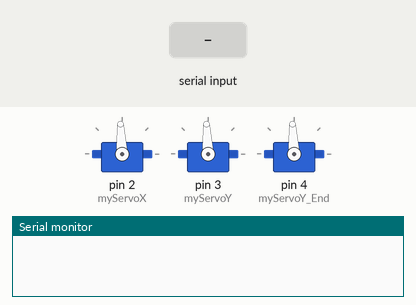
Bench run of a sketch on a simulated Arduino Uno, built with avr-gcc and run on an emulated ATmega328P. Shown: 3 × servo, the last lines printed to the serial monitor. The test bench sets the inputs (shaded band).

Above: at 1.2 s.
1.3 s: "1" received over Serial
At 4.17 s:
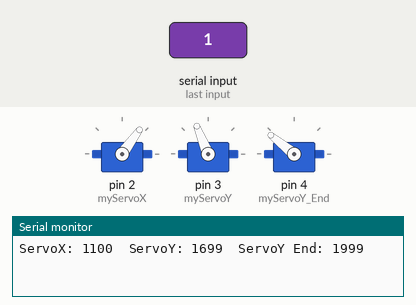
4.3 s: byte 120 ('x') received over Serial
At 7.07 s:
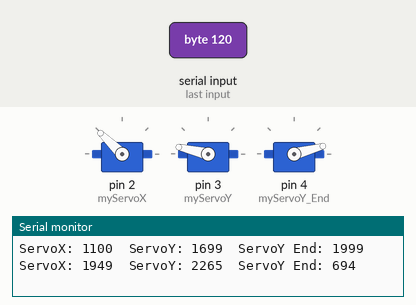
7.3 s: byte 48 ('0') received over Serial
At 7.9 s:
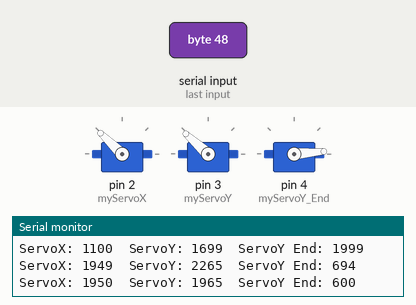
8.8 s: byte 57 ('9') received over Serial
At 10.0 s:
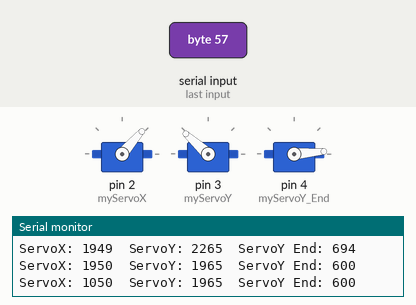
10.3 s: byte 51 ('3') received over Serial
At 12.96 s:
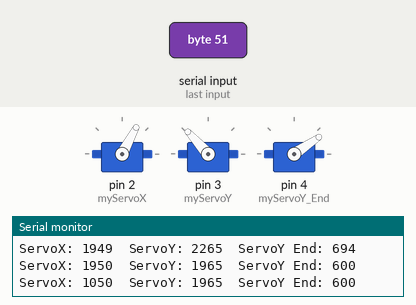
16.3 s: "2" received over Serial
Timing chart, 0 to 21.9 s (numbered marks = the images above; inputs shaded):
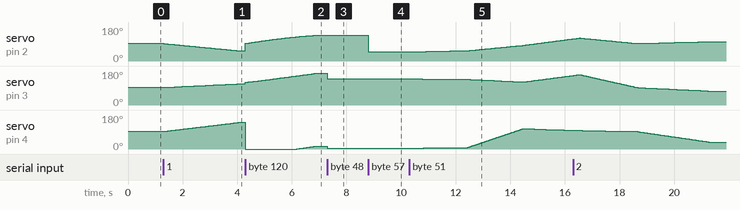

The sketch:

3DOF_RobotSerialControlled_3D.ino
```cpp
/* Inkludieren der Servo.h library fuer die Servo-Steuerung Einfuehrung in Robotik Daniel Schatzmayr*/
#include<Servo.h>

/* Definiere die minimal und maximal postion der Servos */
#define SVO_POS_MIN     500
#define SVO_POS_MAX     2500
#define SVO_POS_MID     1500

int myServoPosX_Zero     = 1500;
int myServoPosY_Zero     = 1500;
int myServoPosY_End_Zero = 1500;

/* Deklarieren der Servos als globale Objekte/Variablen mit Namen myServoX und myServoY */
Servo myServoX;
Servo myServoY;
Servo myServoY_End;

int myServoPosX     = myServoPosX_Zero;
int myServoPosY     = myServoPosY_Zero;
int myServoPosY_End = myServoPosY_End_Zero;

int PWM_Servo1_180          =   (900 * 2);
int PWM_Servo2_180          =   (900 * 2);
int PWM_Servo3_180          =   (900 * 2);

float dist_Servo1To2_Back  = 28.0f;
float dist_BaseTo2_Up      = 40.0f;
float dist_Servo2To3       = 50.0f;
float dist_Servo3ToTip     = 56.0f;
float dist_Servo1To_ToLeft = 0.0f;

void setup() {
  Serial.begin(115200); /* Initialize Serial with 115200 BoudRate */

  /* Setzen der Servo-Pins */
  myServoX.attach(2); /* Attach servo PWM signal to pin 5 */
  myServoY.attach(3); /* Attach servo PWM signal to pin 6 */
  myServoY_End.attach(4); /* Attach servo PWM signal to pin 6 */
}

void squareWithX() {
  DriveLinear3D(-10, 35, 0, 1000);
  DriveLinear3D(10, 35, 0, 1000);
  DriveLinear3D(10, 55, 0, 1000);
  DriveLinear3D(-10, 55, 0, 1000);
  DriveLinear3D(-10, 35, 0, 1000);
  DriveLinear3D(-10, 35, 30, 1000);

  // 1 -> 3
  DriveLinear3D(-10, 35, 0, 1000);
  DriveLinear3D(10, 55, 0, 1000);
  DriveLinear3D(10, 55, 30, 1000);

  // 2 -> 4
  DriveLinear3D(10, 35, 0, 1000);
  DriveLinear3D(-10, 55, 0, 1000);
  DriveLinear3D(-10, 55, 30, 1000);
}

float XOffset = 0;
float YOffset = 0;
float ZOffset = 0;

bool Cal_3D_To_ServoPWM(float X, float Y, float Z, int &Servo1PWM, int &Servo2PWM, int &Servo3PWM)
{
  X += XOffset;
  Y += YOffset;
  Z += ZOffset;

  Z *= -1;

  float dist1  = sqrt( (X * X) + (Y * Y));
  float alpha1 = asin( X / dist1);

  dist1 += dist_Servo1To2_Back;

  Z += dist_BaseTo2_Up;

  float tmpAlphaTarget = atan2(Z, dist1);
  float lengthToTarget =  sqrt( (Z * Z) + (dist1 * dist1));
  float tmpAlphaBase1 = acos((dist_Servo3ToTip * dist_Servo3ToTip - dist_Servo2To3 * dist_Servo2To3 - lengthToTarget * lengthToTarget) / (lengthToTarget * dist_Servo2To3 * (-2.0f)));

  float alpha2 = tmpAlphaBase1 - tmpAlphaTarget;

  float tmpAlpha1 = asin((dist1 - cos(alpha2) * dist_Servo2To3) / dist_Servo3ToTip);
  float tmpAlpha2 = PI / 2 - alpha2;

  float alpha3 = tmpAlpha1 + tmpAlpha2;

  Servo1PWM = myServoPosX_Zero + (alpha1 / PI) * (float)PWM_Servo1_180;

  Servo2PWM = myServoPosY_Zero + ((PI / 2 - alpha2) / PI) * (float)PWM_Servo2_180;

  Servo3PWM = myServoPosY_End_Zero - ((PI - alpha3) / PI) * (float)PWM_Servo3_180;

  return true;
}


void loop() {
  myServoX.write(myServoPosX); /* Update position of servo X */
  myServoY.write(myServoPosY); /* Update position of servo Y */
  myServoY_End.write(myServoPosY_End); /* Update position of servo Y */

  while (Serial.available() > 0) /* while there is data available repeat reading */
  {
    char data = Serial.read(); /* read one byte from the received data */

    switch (data)
    {
      case 'a':
        myServoPosX = myServoPosX + 1;
        break;

      case 'd':
        myServoPosX = myServoPosX - 1;
        break;

      case 'w':
        myServoPosY = myServoPosY + 1;
        break;

      case 's':
        myServoPosY = myServoPosY - 1;
        break;

      case 'r':
        myServoPosY_End = myServoPosY_End + 1;
        break;

      case 'f':
        myServoPosY_End = myServoPosY_End - 1;
        break;

      case 'Z':
        myServoPosX_Zero = myServoPosX;
        myServoPosY_Zero = myServoPosY;
        myServoPosY_End_Zero = myServoPosY_End;
        break;

      case 'z':
        myServoPosX = myServoPosX_Zero;
        myServoPosY = myServoPosY_Zero;
        myServoPosY_End = myServoPosY_End_Zero;
        break;

      case '1':
        DriveLinear(1100, 1700, 2000, 2000);
        break;
      case '2':
        DriveLinear(1600, 1300, 900, 2000);
        break;
      case '3':
        DriveLinear(1100, 1952, 604, 1500);
        DriveLinear(1400, 1800, 1652, 1500);
        DriveLinear(1800, 2200, 1552, 1500);

        DriveLinear(myServoPosX_Zero, myServoPosY_Zero, myServoPosY_End_Zero, 1500);

        break;

      case '0':
        Cal_3D_To_ServoPWM(30, 30, 30, myServoPosX, myServoPosY, myServoPosY_End);
        break;
      case '9':
        Cal_3D_To_ServoPWM(-30, 30, 30, myServoPosX, myServoPosY, myServoPosY_End);
        break;
      case '8':
        Cal_3D_To_ServoPWM(0, 30, 30, myServoPosX, myServoPosY, myServoPosY_End);
        break;

      case '7':

        DriveLinear3D(30, 50, 0, 1000);
        DriveLinear3D(10, 50, -2, 1000);
        DriveLinear3D(10, 30, -2, 1000);
        DriveLinear3D(30, 30, 0, 1000);

        DriveLinear3D(30, 30, 30, 1000);
        break;
      case 'x':
        DriveLinear3D(30, 30, 0, 1000);
      default:
        break;
    }

    /* Beschraencken auf min und max Grenzen */
    if (myServoPosX < SVO_POS_MIN) myServoPosX = SVO_POS_MIN;
    if (myServoPosX > SVO_POS_MAX) myServoPosX = SVO_POS_MAX;
    if (myServoPosY < SVO_POS_MIN) myServoPosY = SVO_POS_MIN;
    if (myServoPosY > SVO_POS_MAX) myServoPosY = SVO_POS_MAX;
    if (myServoPosY_End < 600) myServoPosY_End = 600;
    if (myServoPosY_End > 2400) myServoPosY_End = 2400;

    Serial.print("ServoX: "); Serial.print(myServoPosX);
    Serial.print("\tServoY: "); Serial.print(myServoPosY);
    Serial.print("\tServoY End: "); Serial.println(myServoPosY_End);
  }
}


void DriveLinear(int TargetPosX, int TargetPosY, int TargetPosY_End, int TimeMS)
{
  int timePast = 0;
  int tmpStartedX = myServoPosX;
  int tmpStartedY = myServoPosY;
  int tmpStartedY_End = myServoPosY_End;

  while (timePast < TimeMS)
  {
    myServoPosX = tmpStartedX + ((float)(TargetPosX - tmpStartedX) *
                                 (float)timePast / (float)TimeMS);
    myServoPosY = tmpStartedY + ((float)(TargetPosY - tmpStartedY) *
                                 (float)timePast / (float)TimeMS);
    myServoPosY_End = tmpStartedY_End + ((float)(TargetPosY_End - tmpStartedY_End) *
                                         (float)timePast / (float)TimeMS);

    myServoX.writeMicroseconds(myServoPosX); /* Update position of servo X */
    myServoY.writeMicroseconds(myServoPosY); /* Update position of servo Y */
    myServoY_End.writeMicroseconds(myServoPosY_End); /* Update position of servo Y */

    delay(1);
    timePast += 1;
  }
}

float PosNow_X = 0;
float PosNow_Y = 30;
float PosNow_Z = 40;

void DriveLinear3D(int TargetPosX, int TargetPosY, int TargetPosZ, int TimeMS)
{
  int timePast = 0;
  int tmpStartedX = PosNow_X;
  int tmpStartedY = PosNow_Y;
  int tmpStartedZ = PosNow_Z;

  while (timePast < TimeMS)
  {
    PosNow_X = tmpStartedX + ((float)(TargetPosX - tmpStartedX) *
                              (float)timePast / (float)TimeMS);
    PosNow_Y = tmpStartedY + ((float)(TargetPosY - tmpStartedY) *
                              (float)timePast / (float)TimeMS);
    PosNow_Z = tmpStartedZ + ((float)(TargetPosZ - tmpStartedZ) *
                              (float)timePast / (float)TimeMS);

    Cal_3D_To_ServoPWM(PosNow_X, PosNow_Y, PosNow_Z, myServoPosX, myServoPosY, myServoPosY_End);

    myServoX.writeMicroseconds(myServoPosX); /* Update position of servo X */
    myServoY.writeMicroseconds(myServoPosY); /* Update position of servo Y */
    myServoY_End.writeMicroseconds(myServoPosY_End); /* Update position of servo Y */

    delay(1);
    timePast += 1;
  }
}
```

Measured:
- after the input at 1.3 s, servo on pin 2 (myServoX): moves from 93° to 54° over 2.7 s, starting at once; servo on pin 3 (myServoY): moves from 93° to 112° over 2.6 s, starting after 0.13 s; servo on pin 4 (myServoY_End): moves from 93° to 141° over 2.7 s, starting after 0.05 s
- after the input at 4.3 s, servo on pin 2 (myServoX): moves from 54° to 136° over 2.5 s, starting at once; servo on pin 3 (myServoY): moves from 112° to 167° over 2.5 s, starting at once
- after the input at 7.3 s, servo on pin 3 (myServoY): 167° → 138° at once; servo on pin 4 (myServoY_End): 15° → 5° at once
- after the input at 8.8 s, servo on pin 2 (myServoX): 136° → 49° at once
- after the input at 10.3 s, servo on pin 2 (myServoX): moves from 49° to 117° over 5.8 s, starting after 0.21 s; servo on pin 3 (myServoY): 138° → 137° after 0.48 s, → 136° 1.6 s later, → 135° 0.14 s later, → 134° 0.16 s later, … (50 changes in this stretch); servo on pin 4 (myServoY_End): rises from 5° to 107° in 3.6 s, then falls to 99° in 1.7 s
